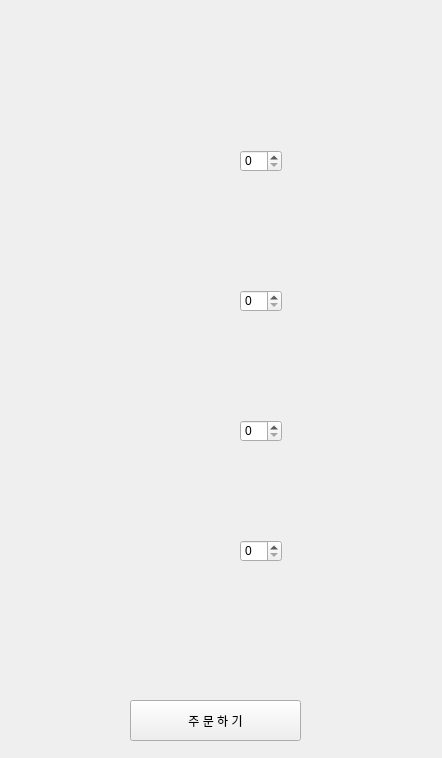
<?xml version="1.0" encoding="UTF-8"?>
<ui version="4.0">
 <class>Form</class>
 <widget class="QWidget" name="Form">
  <property name="geometry">
   <rect>
    <x>0</x>
    <y>0</y>
    <width>442</width>
    <height>758</height>
   </rect>
  </property>
  <property name="windowTitle">
   <string>Form</string>
  </property>
  <widget class="QLabel" name="label">
   <property name="geometry">
    <rect>
     <x>-10</x>
     <y>-30</y>
     <width>481</width>
     <height>741</height>
    </rect>
   </property>
   <property name="text">
    <string/>
   </property>
   <property name="pixmap">
    <pixmap>datti.PNG</pixmap>
   </property>
  </widget>
  <widget class="QSpinBox" name="simple_double">
   <property name="geometry">
    <rect>
     <x>240</x>
     <y>150</y>
     <width>42</width>
     <height>22</height>
    </rect>
   </property>
  </widget>
  <widget class="QSpinBox" name="simple_meat">
   <property name="geometry">
    <rect>
     <x>240</x>
     <y>290</y>
     <width>42</width>
     <height>22</height>
    </rect>
   </property>
  </widget>
  <widget class="QSpinBox" name="simple_original">
   <property name="geometry">
    <rect>
     <x>240</x>
     <y>420</y>
     <width>42</width>
     <height>22</height>
    </rect>
   </property>
  </widget>
  <widget class="QSpinBox" name="bap">
   <property name="geometry">
    <rect>
     <x>240</x>
     <y>540</y>
     <width>42</width>
     <height>22</height>
    </rect>
   </property>
  </widget>
  <widget class="QPushButton" name="ddatti_order">
   <property name="geometry">
    <rect>
     <x>130</x>
     <y>700</y>
     <width>171</width>
     <height>41</height>
    </rect>
   </property>
   <property name="styleSheet">
    <string notr="true">font: 14pt &quot;배달의민족 한나체 Pro&quot;;</string>
   </property>
   <property name="text">
    <string>주 문 하 기</string>
   </property>
  </widget>
 </widget>
 <resources/>
 <connections/>
</ui>
